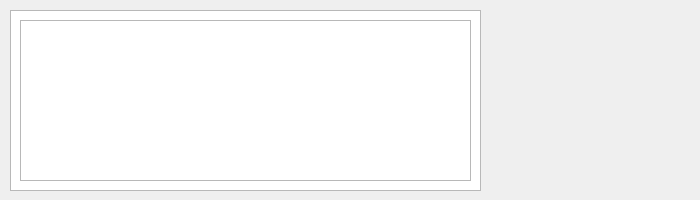
<?xml version="1.0" encoding="UTF-8"?>
<ui version="4.0">
 <class>signBookWidget</class>
 <widget class="QWidget" name="signBookWidget">
  <property name="geometry">
   <rect>
    <x>0</x>
    <y>0</y>
    <width>700</width>
    <height>200</height>
   </rect>
  </property>
  <property name="windowTitle">
   <string>Form</string>
  </property>
  <widget class="QTextBrowser" name="textBrowser">
   <property name="geometry">
    <rect>
     <x>10</x>
     <y>10</y>
     <width>471</width>
     <height>181</height>
    </rect>
   </property>
  </widget>
  <widget class="QTextEdit" name="textEdit">
   <property name="geometry">
    <rect>
     <x>20</x>
     <y>20</y>
     <width>451</width>
     <height>161</height>
    </rect>
   </property>
  </widget>
 </widget>
 <resources/>
 <connections/>
</ui>
